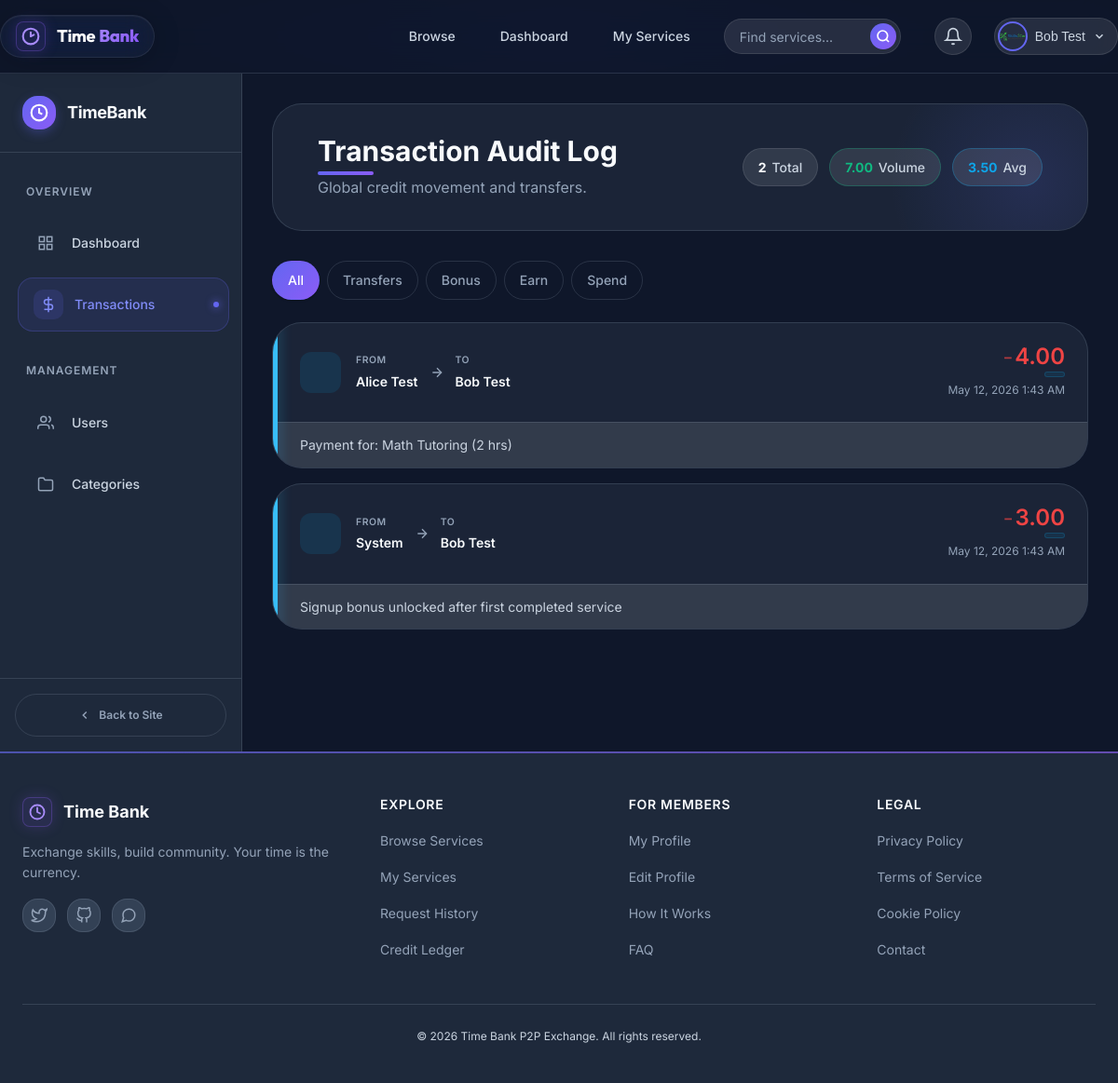
The app's page /admin/transactions.php (signed in) with its own data.
### tables this page shows
CREATE TABLE `transactions` (
  `id` int(11) NOT NULL,
  `from_user_id` int(11) DEFAULT NULL,
  `to_user_id` int(11) DEFAULT NULL,
  `service_request_id` int(11) DEFAULT NULL,
  `credits_amount` decimal(10,2) NOT NULL,
  `transaction_type` enum('earn','spend','bonus','refund','adjustment') NOT NULL,
  `description` text DEFAULT NULL,
  `created_at` timestamp NOT NULL DEFAULT current_timestamp()
);

CREATE TABLE `users` (
  `id` int(11) NOT NULL,
  `name` varchar(100) NOT NULL,
  `email` varchar(150) NOT NULL,
  `password` varchar(255) NOT NULL,
  `role` enum('user','provider','admin') DEFAULT 'user',
  `profile_image` varchar(255) DEFAULT 'default-avatar.png',
  `bio` text DEFAULT NULL,
  `skills` text DEFAULT NULL,
  `availability` text DEFAULT NULL,
  `locked_credits` decimal(10,2) DEFAULT 3.00,
  `available_credits` decimal(10,2) DEFAULT 0.00,
  `created_at` timestamp NOT NULL DEFAULT current_timestamp(),
  `updated_at` timestamp NOT NULL DEFAULT current_timestamp() ON UPDATE current_timestamp()
);

### config/functions.php (called while the page is built, shortened)
<?php
function formatCredits($amount) {
    return number_format($amount, 2);
}
function formatDate($date_string) {
    return date('M d, Y g:i A', strtotime($date_string));
}
?>

### admin/transactions.php (the view, shortened to what this page needs)
<?php
$pdo = getDatabaseConnection();
$filter_type = $_GET['type'] ?? 'all';
$sql = "
    SELECT t.id, t.credits_amount, t.transaction_type, t.description, t.created_at,
           uf.name as from_name, ut.name as to_name
    FROM transactions t
    LEFT JOIN users uf ON t.from_user_id = uf.id
    LEFT JOIN users ut ON t.to_user_id = ut.id
";
$params = [];
$sql .= " ORDER BY t.created_at DESC LIMIT 100";
$stmt = $pdo->prepare($sql);
$stmt->execute($params);
$transactions = $stmt->fetchAll();
$stats = $pdo->query("SELECT COALESCE(SUM(credits_amount),0) as total, COUNT(*) as count, COALESCE(AVG(credits_amount),0) as avg FROM transactions")->fetch();
$txColors = [
    'transfer' => 'tx-blue',
    'bonus'    => 'tx-purple',
    'earn'     => 'tx-green',
    'spend'    => 'tx-amber',
];
include __DIR__ . '/../includes/header.php';
?>
<div class="admin-layout">
    <?php include __DIR__ . '/../includes/sidebar.php'; ?>
    <main class="admin-content">
        <div class="admin-page-header">
            <div class="admin-page-header-glow"></div>
            <div class="admin-page-header-inner">
                <div>
                    <h2 style="margin-bottom: var(--spacing-xs);">Transaction Audit Log</h2>
                    <p class="text-muted" style="margin:0;">Global credit movement and transfers.</p>
                </div>
                <div class="req-header-stats">
                    <span class="req-stat-pill"><span><?php echo number_format($stats['count']); ?></span> Total</span>
                    <span class="req-stat-pill req-pill-success"><span><?php echo formatCredits($stats['total']); ?></span> Volume</span>
                    <span class="req-stat-pill req-pill-info"><span><?php echo formatCredits($stats['avg']); ?></span> Avg</span>
                </div>
            </div>
        </div>
        <?php
        $tabs = ['all' => 'All', 'transfer' => 'Transfers', 'bonus' => 'Bonus', 'earn' => 'Earn', 'spend' => 'Spend'];
        ?>
        <div class="req-filter-bar" style="margin-bottom: var(--spacing-lg);">
            <?php foreach ($tabs as $type => $label): ?>
                <a href="?type=<?php echo $type; ?>" class="req-filter-tab<?php echo $filter_type === $type ? ' active' : ''; ?>"><?php echo $label; ?></a>
            <?php endforeach; ?>
        </div>
        <?php if (empty($transactions)): ?>
            <div class="req-empty-state">
                <div class="req-empty-icon">
                    <svg width="48" height="48" viewBox="0 0 24 24" fill="none" stroke="currentColor" stroke-width="1.5"><line x1="12" y1="1" x2="12" y2="23"></line><path d="M17 5H9.5a3.5 3.5 0 0 0 0 7h5a3.5 3.5 0 0 1 0 7H6"></path></svg>
                </div>
                <h3>No transactions</h3>
                <p class="text-muted">No transaction records match the selected filter.</p>
            </div>
        <?php else: ?>
            <div class="tx-list">
                <?php foreach ($transactions as $index => $t):
                    $txType = $t['transaction_type'];
                    $txClass = $txColors[$txType] ?? 'tx-blue';
                    $isPositive = strpos($txType, 'earn') !== false || strpos($txType, 'bonus') !== false;
                    $amountClass = $isPositive ? 'credit-positive' : 'credit-negative';
                    $prefix = $isPositive ? '+' : '−';
                ?>
                    <div class="tx-card <?php echo $txClass; ?>" style="animation-delay: <?php echo 0.03 * $index; ?>s">
                        <div class="tx-card-border"></div>
                        <div class="tx-card-body">
                            <div class="tx-main">
                                <div class="tx-icon-wrap">
                                </div>
                                <div class="tx-flow">
                                    <div class="tx-party">
                                        <span class="tx-label">From</span>
                                        <span class="tx-name"><?php echo htmlspecialchars($t['from_name'] ?? 'System'); ?></span>
                                    </div>
                                    <div class="tx-arrow">
                                        <svg width="16" height="16" viewBox="0 0 24 24" fill="none" stroke="currentColor" stroke-width="2"><line x1="5" y1="12" x2="19" y2="12"></line><polyline points="12 5 19 12 12 19"></polyline></svg>
                                    </div>
                                    <div class="tx-party">
                                        <span class="tx-label">To</span>
                                        <span class="tx-name"><?php echo htmlspecialchars($t['to_name'] ?? 'N/A'); ?></span>
                                    </div>
                                </div>
                            </div>
                            <div class="tx-meta">
                                <div class="tx-amount <?php echo $amountClass; ?>">
                                    <span class="tx-prefix"><?php echo $prefix; ?></span>
                                    <?php echo formatCredits($t['credits_amount']); ?>
                                </div>
                                <span class="tx-type-badge"><?php echo ucfirst($txType); ?></span>
                                <span class="tx-date"><?php echo formatDate($t['created_at']); ?></span>
                            </div>
                        </div>
                        <?php if (!empty($t['description'])): ?>
                            <div class="tx-desc"><?php echo htmlspecialchars($t['description']); ?></div>
                        <?php endif; ?>
                    </div>
                <?php endforeach; ?>
            </div>
        <?php endif; ?>
    </main>
</div>
<?php include __DIR__ . '/../includes/footer.php'; ?>

### records on screen
transactions: from_user.name "Alice Test", to_user.name "Bob Test", transaction_type "−", credits_amount "4.00", created_at "May 12, 2026 1:43 AM", description "Payment for: Math Tutoring (2 hrs)"
transactions: from_name "System", to_user.name "Bob Test", transaction_type "−", credits_amount "3.00", created_at "May 12, 2026 1:43 AM", description "Signup bonus unlocked after first completed service"

### other values on screen
$_SESSION['name'] "Bob Test"
$section "OVERVIEW"
$item['label'] "Dashboard"
$item['label'] "Transactions"
$section "MANAGEMENT"
$item['label'] "Users"
$item['label'] "Categories"
$stats['count'] "2"
formatCredits($stats['total']) "7.00"
formatCredits($stats['avg']) "3.50"
$label "All"
$label "Transfers"
$label "Bonus"
$label "Earn"
$label "Spend"
